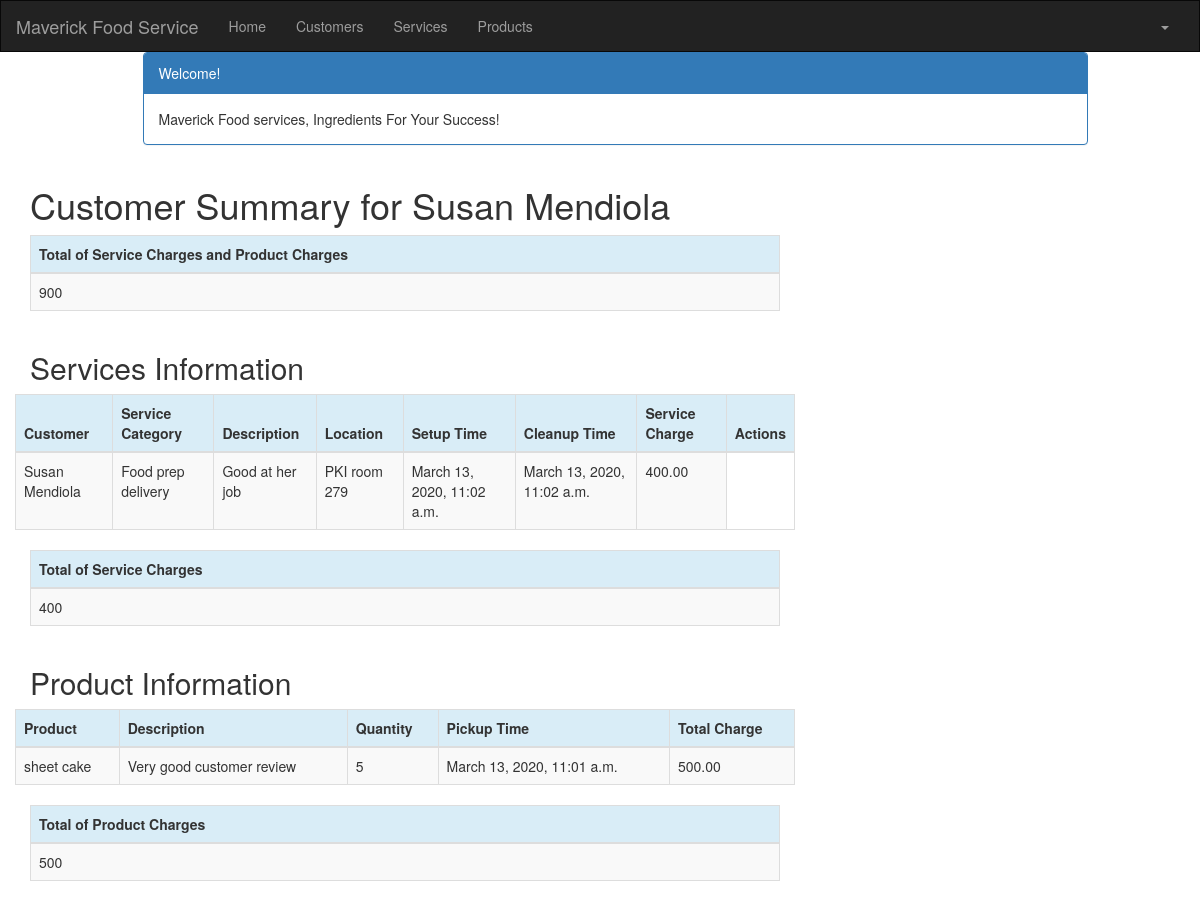
Page /customer/2/summary/ (signed in) on the committed database.
### crm/models.py (models this page shows, shortened)
class Customer(models.Model):
    cust_name = models.CharField(max_length=50)
    organization = models.CharField(max_length=100, blank=True)
    role = models.CharField(max_length=100)
    email = models.EmailField(max_length=100)
    bldgroom = models.CharField(max_length=100)
    address = models.CharField(max_length=200)
    account_number = models.IntegerField(blank=False, null=False)
    city = models.CharField(max_length=50)
    state = models.CharField(max_length=50)
    zipcode = models.CharField(max_length=10)
    phone_number = models.CharField(max_length=50)
    created_date = models.DateTimeField(
        default=timezone.now)
    updated_date = models.DateTimeField(auto_now_add=True)
    def __str__(self):
        return str(self.cust_name)

class Service(models.Model):
    cust_name = models.ForeignKey(Customer, on_delete=models.CASCADE, related_name='services')
    service_category = models.CharField(max_length=100)
    description = models.TextField()
    location = models.CharField(max_length=200)
    setup_time = models.DateTimeField(
        default=timezone.now)
    cleanup_time = models.DateTimeField(
        default=timezone.now)
    service_charge = models.DecimalField(max_digits=10, decimal_places=2)
    created_date = models.DateTimeField(
        default=timezone.now)
    updated_date = models.DateTimeField(auto_now_add=True)

class Product(models.Model):
    cust_name = models.ForeignKey(Customer, on_delete=models.CASCADE, related_name='products')
    product = models.CharField(max_length=100)
    p_description = models.TextField()
    quantity = models.IntegerField()
    pickup_time = models.DateTimeField(
        default=timezone.now)
    charge = models.DecimalField(max_digits=10, decimal_places=2)
    created_date = models.DateTimeField(
        default=timezone.now)
    updated_date = models.DateTimeField(auto_now_add=True)

### crm/views.py (the view)
# urls.py: path('customer/<int:pk>/summary/', views.summary, name='summary'),
@login_required
def summary(request, pk):
    customer = get_object_or_404(Customer, pk=pk)
    customers = Customer.objects.filter(created_date__lte=timezone.now())
    services = Service.objects.filter(cust_name=pk)
    products = Product.objects.filter(cust_name=pk)
    sum_service_charge = Service.objects.filter(cust_name=pk).aggregate(Sum('service_charge'))
    sum_product_charge = Product.objects.filter(cust_name=pk).aggregate(Sum('charge'))
    return render(request, 'crm/summary.html', {'products': products,
                                                'services': services,
                                                'sum_service_charge': sum_service_charge,
                                                'sum_product_charge': sum_product_charge,
                                                'thecustomer':customer,
                                                })

### templates/crm/summary.html (shortened to what this page needs)
<!DOCTYPE html>
<html lang="en">
{% extends 'crm/base.html' %}
{% block content %}
    {% load mathfilters %}
    {% load humanize %}
    <div class="container">
        <div class="row">
            <div class="col-md-10 col-md-offset-1">
                <div class="panel panel-primary">
                    <div class="panel-heading">Welcome!</div>
                    <div class="panel-body">
                        Maverick Food services, Ingredients For Your Success!
                    </div>
                </div>
            </div>
        </div>
    </div>
    <div class="row">
        <h1 style="padding-left: 15Px">Customer Summary for {{ thecustomer.cust_name }}</h1>
    </div>
    <table class="table table-striped table-bordered table-hover">
        <thead>
        <tr class="bg-info">
            <th>Total of Service Charges and Product Charges</th>
        </tr>
        </thead>
        <tbody>
        <tr>
            <td>{{sum_service_charge.service_charge__sum|add:sum_product_charge.charge__sum|intcomma}}
            </td>
        </tr>
        </tbody>
    </table>
    <div class="row">
        <h2 style="padding-left: 15Px">Services Information</h2>
    </div>
    <div class="row">
        <table class="table table-striped table-bordered table-hover">
            <thead>
            <tr class="bg-info">
                <th>Customer</th>
                <th>Service Category</th>
                <th>Description</th>
                <th>Location</th>
                <th>Setup Time</th>
                <th>Cleanup Time</th>
                <th>Service Charge</th>
                <th colspan="3">Actions</th>
            </tr>
            </thead>
            <tbody>
            {% for service in services %}
                <tr>
                <td>{{ service.cust_name }}</td>
                <td>{{ service.service_category }}</td>
                <td>{{ service.description }}</td>
                <td>{{ service.location }}</td>
                <td>{{ service.setup_time }}</td>
                <td>{{ service.cleanup_time }}</td>
                <td>{{ service.service_charge }}</td>
            {% endfor %}
            </tbody>
        </table>
    </div>
    <table class="table table-striped table-bordered table-hover">
        <thead>
        <tr class="bg-info">
            <th>Total of Service Charges</th>
        </tr>
        </thead>
        <tbody>
        <tr>
            <td>{{ sum_service_charge.service_charge__sum|intcomma }}</td>
        </tr>
        </tbody>
    </table>
    <div class="row">
        <h2 style="padding-left: 15Px"> Product Information</h2>
    </div>
    <div class="row">
        <table class="table table-striped table-bordered table-hover">
            <thead>
            <tr class="bg-info">
                <th>Product</th>
                <th>Description</th>
                <th>Quantity</th>
                <th>Pickup Time</th>
                <th>Total Charge</th>
            </tr>
            </thead>
            <tbody>
            {% for product in products %}
                <tr>
                    <td>{{ product.product }}</td>
                    <td>{{ product.p_description }}</td>
                    <td>{{ product.quantity|intcomma }}</td>
                    <td>{{ product.pickup_time }}</td>
                    <td>{{ product.charge|intcomma }}</td>
                </tr>
            {% endfor %}
            </tbody>
        </table>
    </div>
    <table class="table table-striped table-bordered table-hover">
        <thead>
        <tr class="bg-info">
            <th>Total of Product Charges</th>
        </tr>
        </thead>
        <tbody>
        <tr>
            <td>{{ sum_product_charge.charge__sum|intcomma }}</td>
        </tr>
        </tbody>
    </table>
    </div>
{% endblock %}

### rows in the picture
Customer: cust_name "Susan Mendiola"
Service: cust_name "Susan Mendiola", service_category "Food prep delivery", description "Good at her job", location "PKI room 279", setup_time "March 13, 2020, 11:02 a.m.", cleanup_time "March 13, 2020, 11:02 a.m.", service_charge "400.00"
Product: product "sheet cake", p_description "Very good customer review", quantity "5", pickup_time "March 13, 2020, 11:01 a.m.", charge "500.00"

### other values in the picture
{{ sum_service_charge.service_charge__sum|intcomma }} "400"
{{ sum_product_charge.charge__sum|intcomma }} "500"
